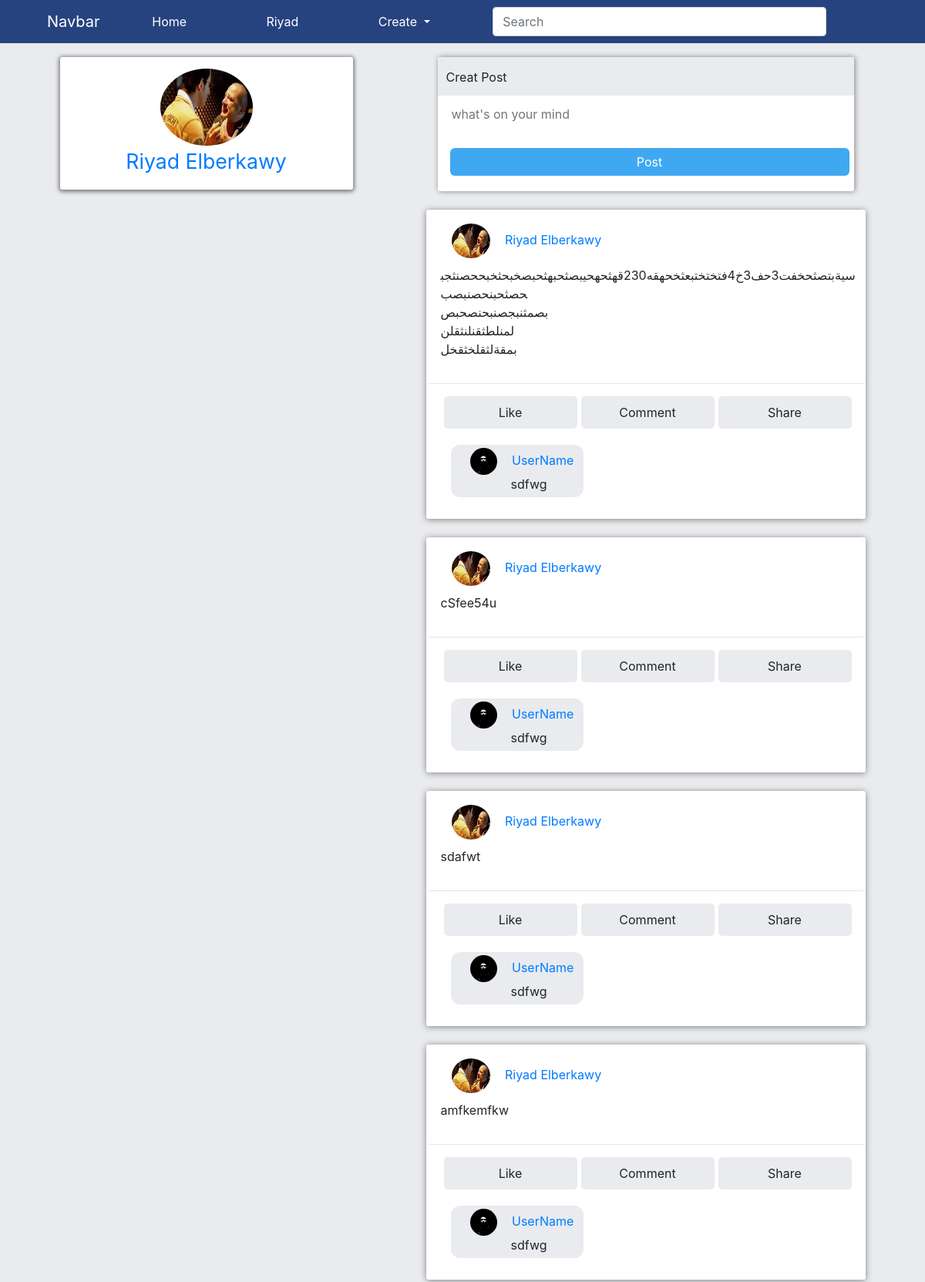
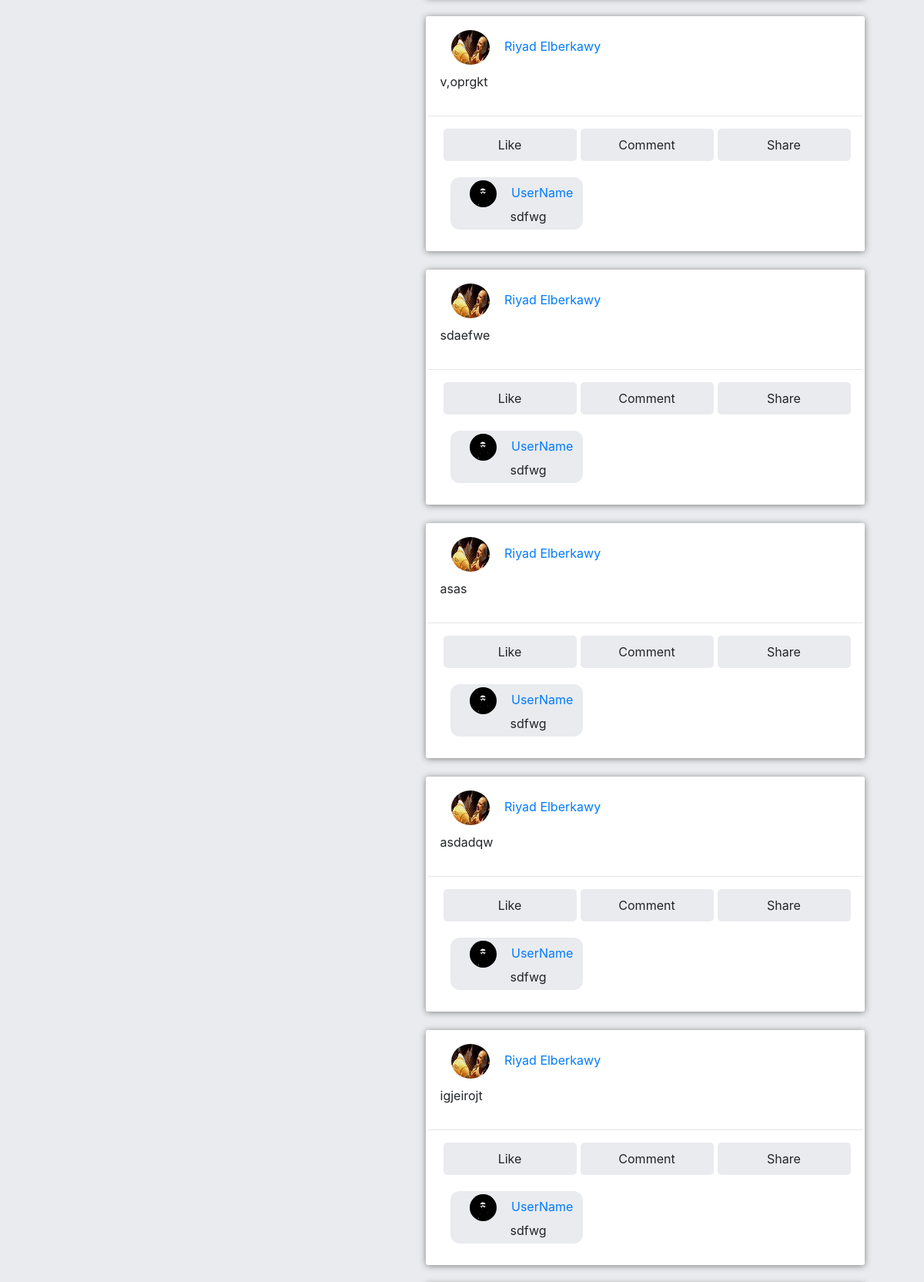
Screenshot of / (signed in, upper part) with the database file from the repository (2 pictures, top to bottom).
### accounts/models.py (models this page shows, shortened)
class Profile(models.Model):
	user                = models.OneToOneField(Users, on_delete=models.CASCADE)
	username			= models.CharField(max_length=30)
	first_name 			= models.CharField(max_length=30)
	last_name 			= models.CharField(max_length=30)
	picture				= models.ImageField(upload_to=profile_picture_upload,default="default.jpg")
	cover				= models.ImageField(upload_to=profile_cover_upload,default="default.jpg")
	bio					= models.TextField(max_length=150, blank=True, null=True)
	university			= models.CharField(max_length=30)
	faculty				= models.CharField(max_length=30)
	level				= models.CharField(max_length=30)
	nationality			= models.CharField(max_length=30)
	location			= models.CharField(max_length=30)

class Users(AbstractBaseUser):
	email 					= models.EmailField(verbose_name="email", max_length=60, unique=True)
	username 				= models.CharField(max_length=30, unique=True)
	first_name				= models.CharField(max_length=30)
	last_name				= models.CharField(max_length=30)
	birthday				= models.DateField(blank=True, null=True)
	is_admin				= models.BooleanField(default=False)
	is_active				= models.BooleanField(default=True)
	is_staff				= models.BooleanField(default=False)
	is_superuser			= models.BooleanField(default=False)
	date_joined 			= models.DateTimeField(verbose_name='date joined', auto_now_add=True)
	last_login 				= models.DateTimeField(verbose_name='last login', auto_now=True)
	USERNAME_FIELD = 'email'
	REQUIRED_FIELDS = ['username']
	objects = MyAccountManager()

### posts/models.py (models this page shows, shortened)
class Post(models.Model):
    author          = models.ForeignKey(Profile, on_delete=models.CASCADE, related_name='posts', blank=True, null=True)
    content         = models.TextField()
    created_at      = models.DateTimeField(default=timezone.now)
    update_at       = models.DateTimeField(auto_now=True)
    viewers         = models.ManyToManyField(Users,related_name='viewed_posts', blank=True, null=True)

### timeline/views.py (the view)
# urls.py: path('', views.home_page, name="timeline_page"),
def home_page(request):
    user = request.user
    if user.is_authenticated:
        user_authenticated = Profile.objects.get(user=request.user)
        try:
            posts = Post.objects.filter(~Q(viewers=user)).order_by('-created_at')
        except:
            posts = None
        context = {
            'user' : user_authenticated,
            'posts' : posts,
        }
        template = "home.html"
        return render(request, template, context)
    return redirect('login')

### timeline/templates/home.html
{% extends 'base.html' %}
{% block content %}
<div id="home-body" class="container">
            <div class="row row-cols-md-2 row-cols-1">
                <section id="left-side" class=" col col-md-4 container-fluid ">
                    <div class="info-side row row-cols-1">
                        <div class="user col">
                            <a href="{% url 'profile' user.username %}">
                                <img src="{{ user.picture.url }}" alt="{{ user.username }}"><br>
                                <span>{{ user.user.first_name }} {{ user.user.last_name }}</span>
                            </a>
                        </div>
                    </div>
                </section>
                <section class="container">
                    <div class="row row-cols-1">
                        {% include 'create_post.html' %}
                        <div id="time-line">
                            {% for post in posts %}
                            <div class="post-body col container">
                        <div class="row row-cols-1">
                            <div class="publisher col">
                                <a href="{% url 'profile' post.author.username %}">
                                    <img src="{{ post.author.picture.url }}" alt="{{ post.author.username }}" class="col">
                                    <span>{{ post.author.first_name }} {{ post.author.last_name }}</span>
                                </a>
                            </div>
                            <div class="post-content col">
                                <p>{{ post.content | linebreaksbr}}</p>
                            </div>
                            <hr>
                            <div class="_ip col ">
                                <ul class="row row-cols=3">
                                    <a class="col" href="#">Like</a>
                                    <a class="col" href="#">Comment</a>
                                    <a class="col" href="#">Share</a>
                                </ul>
                            </div>
                            <div id="comments-area" class="container">
                                <div class="cooment col">
                                    <div>
                                        <div class="u_c col">
                                            <div>
                                                <a href="#"><img src="img/Riyad.jpg" class="col"></a>
                                                <span><a href="#">UserName</a></span>
                                            </div>
                                            <div class="rp col">
                                                <span>sdfwg</span>
                                            </div>
                                        </div>
                                    </div>
                                </div>
                            </div>
                        </div>
                    </div>
                            {% endfor %}
                        </div>
                    </div>
                </section>
            </div>
        </div>
{% endblock %}

### templates/base.html (shortened to what this page needs)
{% load static %}
<!DOCTYPE html>
<html lang="en">
    <head>
        <link rel="stylesheet" href="{% static 'icofont/icofont.min.    css' %}">
        <link rel="stylesheet" href="{% static 'css/bootstrap.min.css' %}">
        <link rel="stylesheet" href="https://unpkg.com/swiper/css/swiper.min.css">
        <link rel="stylesheet" href="{% static 'css/style.css' %}">
    </head>
    <body class=" ">
        {% if request.user.is_authenticated %}
        <header class="bg-nav fixed-top">
            <div class="container">
                <nav class="navbar navbar-expand-lg navbar-dark">
                    <a class="navbar-brand" href="#">Navbar</a>
                    <div class="collapse navbar-collapse" id="navbarSupportedContent">
                      <ul class="navbar-nav mr-auto col">
                        <li class="nav-item m-auto">
                          <a class="nav-link" href="{% url 'timeline_page' %}">Home </a>
                        </li>
                        <li class="nav-item m-auto">
                            <a class="nav-link" href="{% url 'profile' user.username %}">
                                <span>{{ user.first_name }}</span>
                          </a>
                        </li>
                        <li class="nav-item m-auto dropdown">
                          <a class="nav-link dropdown-toggle" href="#" id="navbarDropdown" role="button" data-toggle="dropdown" aria-haspopup="true" aria-expanded="false">
                            Create
                          </a>
                        </li>
                      </ul>
                      <form class="form-inline ml-auto my-2 my-lg-0 col col-lg-6">
                        <input class="form-control mr-sm-2" type="search" placeholder="Search" aria-label="Search">
                        <button class="btn btn-s-i my-2 my-sm-0" type="submit"></button>
                      </form>
                      <ul class="navbar-nav ml-auto">
                          <li class="nav-item dropdown">
                            <div class="dropdown">
                                <a class="btn nav-link " type="button" data-toggle="dropdown" aria-haspopup="true" aria-expanded="false">
                                </a>
                              </div>
                          </li>
                      </ul>
                    </div>
                </nav>
            </div>
        </header>
        <br>
        {% endif %}
        {% block content %}
        {% endblock %}
  </body>
</html>

### static/css/style.css (style rules this page uses)
body { background-color: #e9ebee; overflow-wrap: break-word; }
.navbar-dark .navbar-nav .nav-link { color: #fff; }
.navbar form input { flex: 1; }
.bg-nav { background-color: #264380; }
.navbar .btn { color: #fff; }
.dropdown .btn { padding: 0; }
#home-body { margin-top: 50px; }
.post-body { background-color: #fff; border-radius: 3px ; padding: 18px; box-shadow: 0px 1px 8px 0px grey; margin-top: 24px; width: 660px; }
.publisher img { width: 80px; height: 45px; border-radius: 100%; }
.post-content { padding: 10px 7px 0px 16px; }
._ip ul { padding: 0; margin: 0; list-style: none; display: flex; flex-wrap: wrap; justify-content: center; text-align: center; flex-direction: row; }
._ip ul a { background: #e9ebee; color: unset; padding: 9px; margin-left: 5px; overflow-wrap: break-word; border-radius: 5px; }
#comments-area { margin-top: 21px; }
.cooment { margin: 0px 14px 10px; width: fit-content; background: #e9ebee; padding: 4px 3px 5px 10px; border-radius: 12px; }
.u_c { padding: 0; padding-right: 10px; }
.u_c img { width: 65px; border-radius: 100%; }
.u_c .rp { width: fit-content; padding: 0px 18px 0px 68px; }
#left-side { position: relative; margin-bottom: 21px; }
.info-side { position: -webkit-sticky; position: sticky; top: 59px; background-color: #fff; border-radius: 3px; box-shadow: 0px 1px 5px 2px grey; overflow: hidden; padding: 15px 1px 17px 1px; }
.user { text-align: center; }
.user img { width: 120px; height: 100px; border-radius: 100%; position: relative; }
.user span { font-size: 20pt; position: relative; }

### rows the page displays
Profile: first_name "Riyad", picture (placeholder picture), user.first_name "Riyad", user.last_name "Elberkawy"
Post: author.picture (placeholder picture), author.first_name "Riyad", author.last_name "Elberkawy", content "سيةبتصثحخفت3حف3خ4فتختختبعثخحهقه230قهثحهحيبصثحبهثحبصخبحثخبححصنثجبحصثحبنحصنبصب بصمثنبجصنبحنصحبص لمنلطثقنلنثقلن بمقةلثقلخثقخل"
Post: author.picture (placeholder picture), author.first_name "Riyad", author.last_name "Elberkawy", content "cSfee54u"
Post: author.picture (placeholder picture), author.first_name "Riyad", author.last_name "Elberkawy", content "sdafwt"
Post: author.picture (placeholder picture), author.first_name "Riyad", author.last_name "Elberkawy", content "amfkemfkw"
Post: author.picture (placeholder picture), author.first_name "Riyad", author.last_name "Elberkawy", content "v,oprgkt"
Post: author.picture (placeholder picture), author.first_name "Riyad", author.last_name "Elberkawy", content "sdaefwe"
Post: author.picture (placeholder picture), author.first_name "Riyad", author.last_name "Elberkawy", content "asas"
Post: author.picture (placeholder picture), author.first_name "Riyad", author.last_name "Elberkawy", content "asdadqw"
Post: author.picture (placeholder picture), author.first_name "Riyad", author.last_name "Elberkawy", content "igjeirojt"
